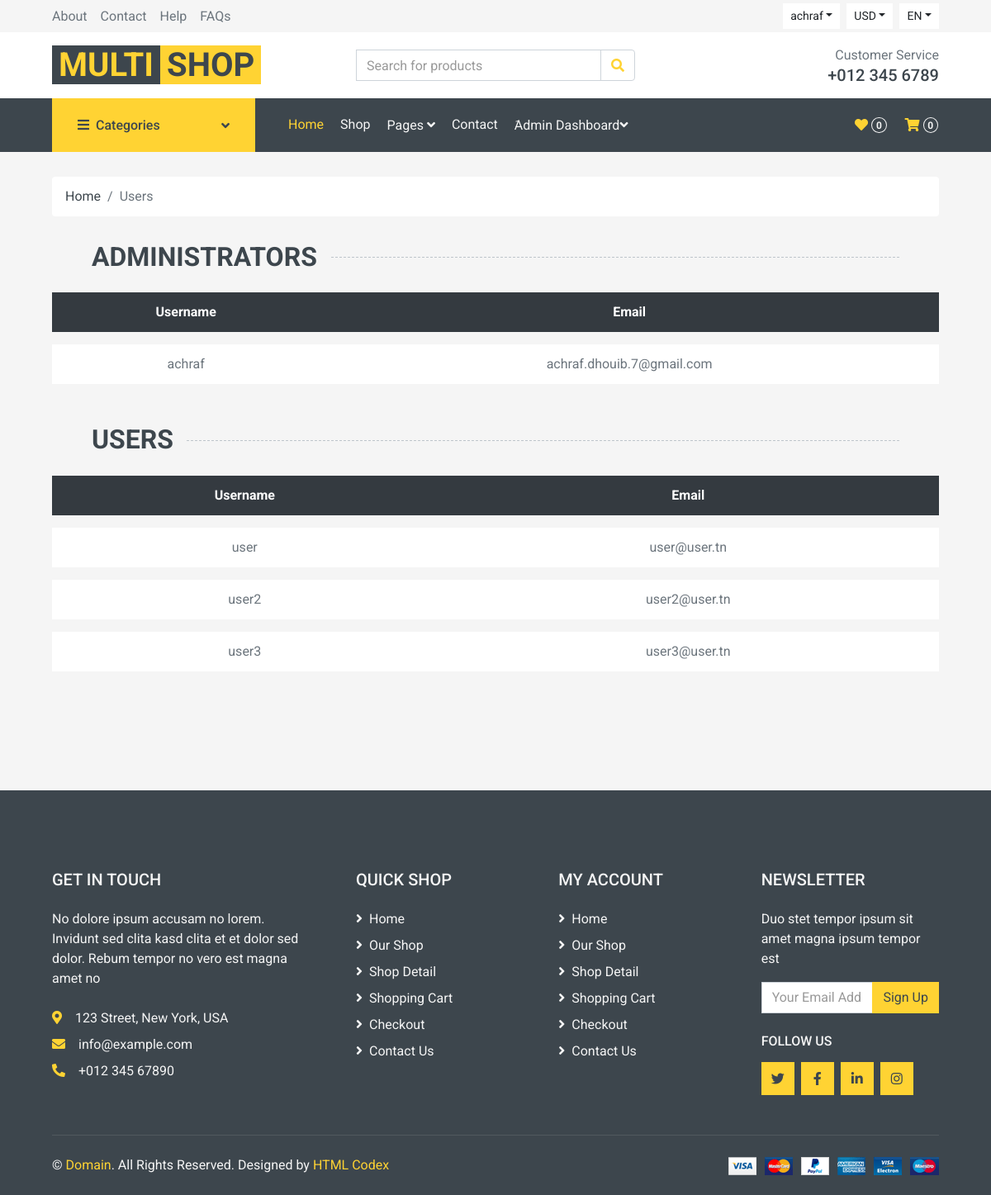
The page /view/users.php (signed in) on the database its author committed.
### tables this page shows
CREATE TABLE `account` (
  `id` int(11) NOT NULL,
  `user_name` varchar(30) NOT NULL,
  `email` varchar(255) NOT NULL,
  `pwd` varchar(255) NOT NULL,
  `role` varchar(8) NOT NULL DEFAULT '0'
);

### model/account.class.php (called while the page is built, shortened)
<?php
class Account
{
    function listAccount()
        {
            $cnx = new connexion();
            $pdo = $cnx->CNXbase();
            $req = "SELECT id,user_name,email,role FROM account";
            $res = $pdo->query($req) or print_r($pdo->errorInfo());
            return $res;
        }
}
?>

### view/users.php (the view, shortened to what this page needs)
<?php
require_once "header.php";
?>
<!DOCTYPE html>
<html lang="en">
<head>
    <link href="https://cdnjs.cloudflare.com/ajax/libs/font-awesome/5.10.0/css/all.min.css" rel="stylesheet">
    <link href="lib/animate/animate.min.css" rel="stylesheet">
    <link href="lib/owlcarousel/assets/owl.carousel.min.css" rel="stylesheet">
    <link href="/css/style.css" rel="stylesheet">
</head>
<body>
    <div class="container-fluid">
        <div class="row px-xl-5">
            <div class="col-12">
                <nav class="breadcrumb bg-light mb-30">
                    <a class="breadcrumb-item text-dark" href="index.php">Home</a>
                    <span class="breadcrumb-item active">Users</span>
                </nav>
            </div>
        </div>
    </div>
    <div class="container-fluid">
        <div class="row px-xl-5">
            <div class="col-lg-12 table-responsive mb-5">
            <h2 class="section-title position-relative text-uppercase mx-xl-5 mb-4"><span class="bg-secondary pr-3">Administrators</span></h2>
                <table class="table table-light table-borderless table-hover text-center mb-5">
                    <thead class="thead-dark">
                        <tr>
                            <th>Username</th>
                            <th>Email</th>
                        </tr>
                    </thead>
                    <tbody class="align-middle">
                    <?php
                    require_once('.././model/account.class.php');
                    $us=new Account();
                    $res=$us->listAccount();
                    ?>
                    <?php foreach ($res as $row){
                        if ($row['role']!="1")
                            continue;
                    ?>
                        <tr>
                            <td class="align-middle"><?php echo $row['user_name']?></td>
                            <td class="align-middle"><?php echo $row['email']?></td>
                        </tr>
                        <?php }?>
                    </tbody>
                </table>
                <h2 class="section-title position-relative text-uppercase mx-xl-5 mb-4"><span class="bg-secondary pr-3">Users</span></h2>
                <table class="table table-light table-borderless table-hover text-center mb-5">
                    <thead class="thead-dark">
                        <tr>
                            <th>Username</th>
                            <th>Email</th>
                        </tr>
                    </thead>
                    <tbody class="align-middle">
                    <?php
                    require_once('.././model/account.class.php');
                    $us=new Account();
                    $res=$us->listAccount();
                    ?>
                    <?php foreach ($res as $row){
                        if ($row['role']!="0")
                            continue;
                    ?>
                        <tr>
                            <td class="align-middle"><?php echo $row['user_name']?></td>
                            <td class="align-middle"><?php echo $row['email']?></td>
                        </tr>
                        <?php }?>
                    </tbody>
                </table>
            </div>
        </div>
    </div>
    <div class="container-fluid bg-dark text-secondary mt-5 pt-5">
        <div class="row px-xl-5 pt-5">
            <div class="col-lg-4 col-md-12 mb-5 pr-3 pr-xl-5">
                <h5 class="text-secondary text-uppercase mb-4">Get In Touch</h5>
                <p class="mb-4">No dolore ipsum accusam no lorem. Invidunt sed clita kasd clita et et dolor sed dolor. Rebum tempor no vero est magna amet no</p>
                <p class="mb-2"><i class="fa fa-map-marker-alt text-primary mr-3"></i>123 Street, New York, USA</p>
                <p class="mb-2"><i class="fa fa-envelope text-primary mr-3"></i>info@example.com</p>
                <p class="mb-0"><i class="fa fa-phone-alt text-primary mr-3"></i>+012 345 67890</p>
            </div>
            <div class="col-lg-8 col-md-12">
                <div class="row">
                    <div class="col-md-4 mb-5">
                        <h5 class="text-secondary text-uppercase mb-4">Quick Shop</h5>
                        <div class="d-flex flex-column justify-content-start">
                            <a class="text-secondary mb-2" href="#"><i class="fa fa-angle-right mr-2"></i>Home</a>
                            <a class="text-secondary mb-2" href="#"><i class="fa fa-angle-right mr-2"></i>Our Shop</a>
                            <a class="text-secondary mb-2" href="#"><i class="fa fa-angle-right mr-2"></i>Shop Detail</a>
                            <a class="text-secondary mb-2" href="#"><i class="fa fa-angle-right mr-2"></i>Shopping Cart</a>
                            <a class="text-secondary mb-2" href="#"><i class="fa fa-angle-right mr-2"></i>Checkout</a>
                            <a class="text-secondary" href="#"><i class="fa fa-angle-right mr-2"></i>Contact Us</a>
                        </div>
                    </div>
                    <div class="col-md-4 mb-5">
                        <h5 class="text-secondary text-uppercase mb-4">My Account</h5>
                        <div class="d-flex flex-column justify-content-start">
                            <a class="text-secondary mb-2" href="#"><i class="fa fa-angle-right mr-2"></i>Home</a>
                            <a class="text-secondary mb-2" href="#"><i class="fa fa-angle-right mr-2"></i>Our Shop</a>
                            <a class="text-secondary mb-2" href="#"><i class="fa fa-angle-right mr-2"></i>Shop Detail</a>
                            <a class="text-secondary mb-2" href="#"><i class="fa fa-angle-right mr-2"></i>Shopping Cart</a>
                            <a class="text-secondary mb-2" href="#"><i class="fa fa-angle-right mr-2"></i>Checkout</a>
                            <a class="text-secondary" href="#"><i class="fa fa-angle-right mr-2"></i>Contact Us</a>
                        </div>
                    </div>
                    <div class="col-md-4 mb-5">
                        <h5 class="text-secondary text-uppercase mb-4">Newsletter</h5>
                        <p>Duo stet tempor ipsum sit amet magna ipsum tempor est</p>
                        <form action="">
                            <div class="input-group">
                                <input type="text" class="form-control" placeholder="Your Email Address">
                                <div class="input-group-append">
                                    <button class="btn btn-primary">Sign Up</button>
                                </div>
                            </div>
                        </form>
                        <h6 class="text-secondary text-uppercase mt-4 mb-3">Follow Us</h6>
                        <div class="d-flex">
                            <a class="btn btn-primary btn-square mr-2" href="#"><i class="fab fa-twitter"></i></a>
                            <a class="btn btn-primary btn-square mr-2" href="#"><i class="fab fa-facebook-f"></i></a>
                            <a class="btn btn-primary btn-square mr-2" href="#"><i class="fab fa-linkedin-in"></i></a>
                            <a class="btn btn-primary btn-square" href="#"><i class="fab fa-instagram"></i></a>
                        </div>
                    </div>
                </div>
            </div>
        </div>
        <div class="row border-top mx-xl-5 py-4" style="border-color: rgba(256, 256, 256, .1) !important;">
            <div class="col-md-6 px-xl-0">
                <p class="mb-md-0 text-center text-md-left text-secondary">
                    &copy; <a class="text-primary" href="#">Domain</a>. All Rights Reserved. Designed
                    by
                    <a class="text-primary" href="https://htmlcodex.com">HTML Codex</a>
                </p>
            </div>
            <div class="col-md-6 px-xl-0 text-center text-md-right">
                <img class="img-fluid" src="img/payments.png" alt="">
            </div>
        </div>
    </div>
</body>
</html>

### rows shown on the page
account: user_name "achraf", email "achraf.dhouib.7@gmail.com"
account: user_name "user", email "user@user.tn"
account: user_name "user2", email "user2@user.tn"
account: user_name "user3", email "user3@user.tn"

### other values the page prints
$_SESSION["user"] "achraf"
